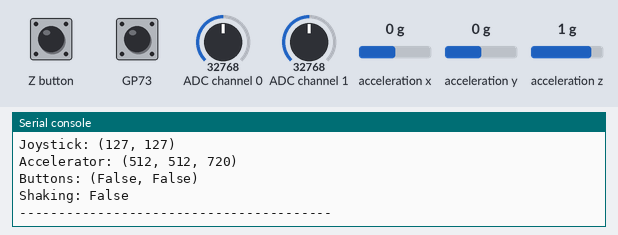
Simulated run of this program. Board: Raspberry Pi Pico running MicroPython. Parts: the last lines printed to the serial console. The test bench sets the inputs (shaded band); at power-on: acceleration x 0 g, Z button HIGH, ADC channel 0 = 32768, ADC channel 1 = 32768, acceleration y 0 g, acceleration z 1 g (analog values on the 0–65535 scale).

Above: at 1.2 s.
1.3 s: acceleration x set to 1.4 g
At 2.47 s:
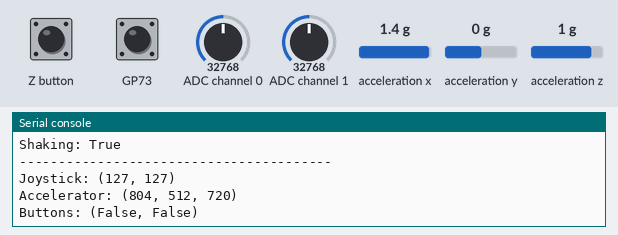
2.9 s: Z button pulled LOW for 0.15 s
4.5 s: BOOTSEL button pressed for 0.15 s
6.1 s: ADC channel 0 set to 45874
At 6.17 s:
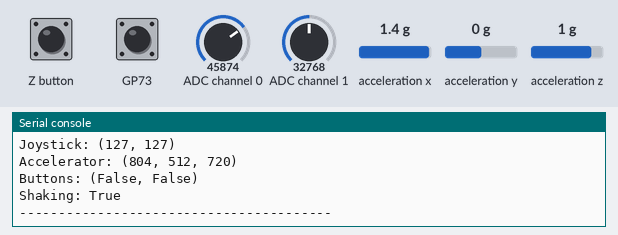
7.6 s: ADC channel 1 set to 45874
At 7.61 s:
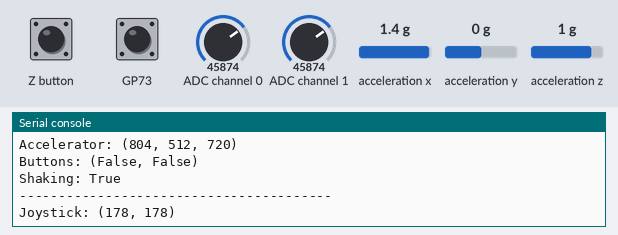
9.1 s: acceleration y set to -1.4 g
At 10.49 s:
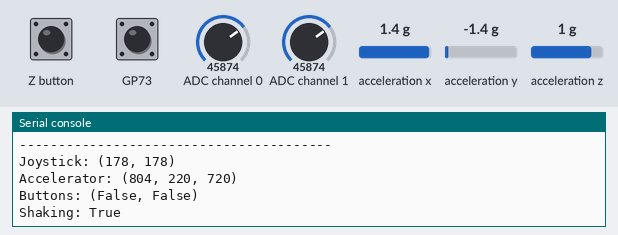
Timing chart, 0 to 11.6 s (numbered marks = the images above; inputs shaded):
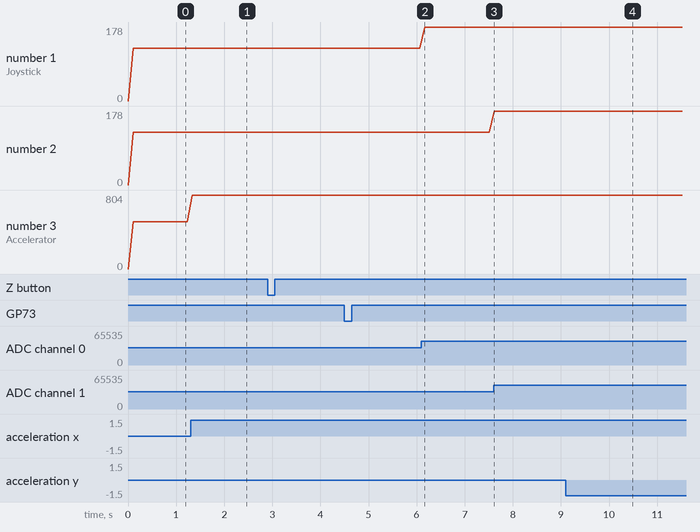

The program:

nunchuck.py
```python
import machine
import time

class Nunchuck:
    """
    A class for handling a Wii Nunchuk controller via I2C.
    Provides functions to retrieve joystick, acceleration, and button values.
    A polling mechanism allows for regular updates of sensor values.
    """

    def __init__(self, i2c, poll=True, poll_interval=50):
        """
        Initializes the Nunchuk controller.

        :param i2c: I2C object for communication with the controller.
        :param poll: Enables or disables polling (default: True).
        :param poll_interval: Polling interval in milliseconds (default: 50ms).
        """
        self.i2c = i2c
        self.address = 0x52
        self.buffer = bytearray(6)  # Buffer for storing sensor data

        # Initialization sequence for the Nunchuk
        self.i2c.writeto(self.address, b'\xf0\x55')
        self.i2c.writeto(self.address, b'\xfb\x00')

        # Timestamp of the last polling update
        self.last_poll = time.ticks_ms()

        # Polling interval in milliseconds
        self.polling_threshold = poll_interval if poll else -1

    def update(self):
        """
        Requests a sensor readout from the controller and stores the
        data in the internal buffer.
        """
        self.i2c.writeto(self.address, b'\x00')
        self.i2c.readfrom_into(self.address, self.buffer)

    def __poll(self):
        """
        Checks if polling is necessary and performs a
        sensor value update if required.
        """
        if self.polling_threshold > 0 and time.ticks_diff(time.ticks_ms(), self.last_poll) > self.polling_threshold:
            self.update()
            self.last_poll = time.ticks_ms()

    def accelerator(self):
        """
        Returns the current values of the acceleration sensor.

        :return: A tuple with the values for the X, Y, and Z axes.
        """
        self.__poll()
        return (
            (self.buffer[2] << 2) + ((self.buffer[5] & 0x0C) >> 2),
            (self.buffer[3] << 2) + ((self.buffer[5] & 0x30) >> 4),
            (self.buffer[4] << 2) + ((self.buffer[5] & 0xC0) >> 6)
        )

    def buttons(self):
        """
        Returns the current state of the C and Z buttons.

        :return: A tuple with boolean values for the C and Z buttons (True = pressed).
        """
        self.__poll()
        return (
            not (self.buffer[5] & 0x02),  # C button
            not (self.buffer[5] & 0x01)   # Z button
        )

    def joystick(self):
        """
        Returns the current X and Y values of the joystick.

        :return: A tuple with the values for the X and Y axes.
        """
        self.__poll()
        return (self.buffer[0], self.buffer[1])

    def joystick_left(self):
        """
        Returns True if the joystick is tilted to the left.
        """
        self.__poll()
        return self.buffer[0] < 55

    def joystick_right(self):
        """
        Returns True if the joystick is tilted to the right.
        """
        self.__poll()
        return self.buffer[0] > 200

    def joystick_up(self):
        """
        Returns True if the joystick is tilted upwards.
        """
        self.__poll()
        return self.buffer[1] > 200

    def joystick_down(self):
        """
        Returns True if the joystick is tilted downwards.
        """
        self.__poll()
        return self.buffer[1] < 55

    def joystick_center(self):
        """
        Returns True if the joystick is in the center position.
        """
        self.__poll()
        return 100 < self.buffer[0] < 155 and 100 < self.buffer[1] < 155

    def joystick_x(self):
        """
        Returns the normalized X value of the joystick.

        :return: X value, normalized to a range of approximately -34 to 222.
        """
        self.__poll()
        return (self.buffer[0] >> 2) - 34

    def joystick_y(self):
        """
        Returns the normalized Y value of the joystick.

        :return: Y value, normalized to a range of approximately -34 to 222.
        """
        self.__poll()
        return (self.buffer[1] >> 2) - 34

    def is_shaking(self):
        """
        Checks if the Nunchuk is being shaken vigorously based on acceleration values.

        :return: True if the acceleration values exceed a certain threshold.
        """
        x, y, z = self.accelerator()
        return max(x, y, z) > 800  # Threshold for detection

    def button_combination(self):
        """
        Checks if both buttons are pressed simultaneously.

        :return: True if both C and Z buttons are pressed.
        """
        c, z = self.buttons()
        return c and z


def main():
    # Initialize the I2C bus
    i2c = machine.I2C(0, scl=machine.Pin(21), sda=machine.Pin(20), freq=100000)

    # Create the Nunchuck object
    nunchuk = Nunchuck(i2c, poll=True, poll_interval=100)

    # Infinite loop for continuously querying and displaying data
    while True:
        print("Joystick:", nunchuk.joystick())
        print("Accelerator:", nunchuk.accelerator())
        print("Buttons:", nunchuk.buttons())
        print("Shaking:", nunchuk.is_shaking())
        print("-" * 40)
        time.sleep(0.1)

if __name__ == "__main__":
    main()
```

Measured:
- after the input at 1.3 s, the serial console: prints a new line at once (image 1)
- after the input at 7.6 s, the serial console: prints a new line at once (image 3)
- after the input at 9.1 s, the serial console: prints a new line after 0.05 s (image 4)
- plotted number 1: 127 → 178 after the input at 6.1 s
- plotted number 3: 512 → 804 after the input at 1.3 s
